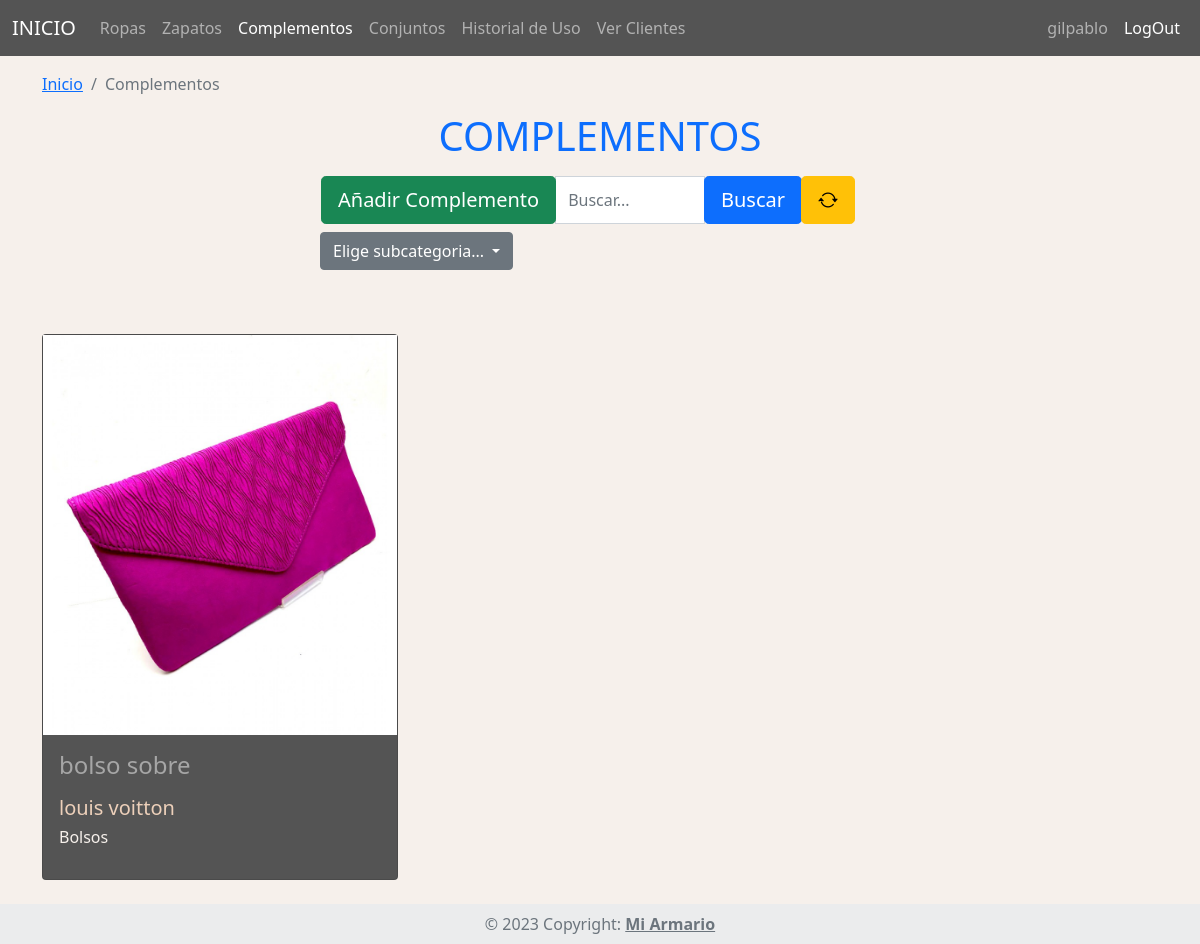
The page /miArmario/complemento (signed in) on the database its author committed.
### tables this page shows
CREATE TABLE `prenda` (
  `id` int(11) NOT NULL,
  `nombre` varchar(100) NOT NULL,
  `descripcion` varchar(500) DEFAULT NULL,
  `talla` varchar(10) NOT NULL,
  `color` varchar(30) NOT NULL,
  `marca` varchar(30) NOT NULL,
  `imagen` varchar(100) NOT NULL,
  `fecha_insercion` date DEFAULT NULL,
  `id_subcategoria` int(11) NOT NULL,
  `id_usuario` int(11) NOT NULL
);

CREATE TABLE `subcategoria` (
  `id` int(11) NOT NULL,
  `nombre` varchar(50) NOT NULL,
  `id_categoria` int(11) NOT NULL
);

### miArmario/App/librerias/Core.php (called while the page is built, shortened)
<?php
class Core{
    protected $metodoActual = 'index';
    public function __construct(){
        $url = $this->getUrl();
        if(isset($url[0])){
			if(file_exists('../App/controladores/'.ucwords($url[0]).'.php')){
				unset($url[0]);
			}
		}
		$this->controladorActual = new $this->controladorActual;
		$this->parametros = $url ? array_values($url) : [];
		call_user_func_array([$this->controladorActual,$this->metodoActual], $this->parametros);
    }
    public function getUrl(){
        if(isset($_GET['url'])){
            $url = ltrim($_GET['url'],'/');
            $url = filter_var($url,FILTER_SANITIZE_URL);
            $url = explode('/',$url);
            return $url;
        }
    }
}

### miArmario/public/index.php (called while the page is built, shortened)
<?php
$iniciar = new Core;

### miArmario/App/librerias/Base.php (called while the page is built, shortened)
<?php
    class Base {
        private $host = DB_HOST;
        private $usuario = DB_USUARIO;
        private $password = DB_PASSWORD;
        private $nombre_base = DB_NOMBRE;
        private $charset = 'utf8mb4';
        private $dbh;
        private $stmt;
        public function __construct(){
            $dsn = "mysql:host=$this->host;dbname=$this->nombre_base;charset=$this->charset";
            $opciones = array(
                PDO::ATTR_PERSISTENT => true,
                PDO::ATTR_ERRMODE => PDO::ERRMODE_EXCEPTION
            );
            try {
                $this->dbh = new PDO($dsn, $this->usuario, $this->password, $opciones);
            } catch (PDOException $e) {
                $this->error = $e->getMessage();
                echo $this->error;
            }
        }
        public function query($sql){
            $this->stmt = $this->dbh->prepare($sql);
        }
        public function bind($parametro,$valor,$tipo = null){
            if (is_null($tipo)) {
                switch (true) {
                    case is_int($valor):
                        $tipo = PDO::PARAM_INT;
                        break;
                }
            }
            $this->stmt->bindValue($parametro,$valor,$tipo);
        }
        public function execute(){
            return $this->stmt->execute();
        }
        public function registros(){
            $this->execute();
            return $this->stmt->fetchAll(PDO::FETCH_OBJ);
        }
    }

### miArmario/App/modelos/ComplementoModelo.php (called while the page is built, shortened)
<?php
class ComplementoModelo {
    private $db;
    public function __construct(){
        $this->db = new Base;
    }
    public function getComplementos($id_usuario){
        $this->db->query("SELECT P.* FROM prenda P
                            INNER JOIN subcategoria S ON P.id_subcategoria = S.id
                                INNER JOIN categoria C ON S.id_categoria = C.id
                                    WHERE P.id_usuario = :id_usuario_co AND C.nombre = 'complementos';");
        $this->db->bind(':id_usuario_co',$id_usuario);
        return $this->db->registros();
    }
    public function getSubcategoriaComplementos(){
        $this->db->query("SELECT * FROM subcategoria
                            WHERE id_categoria  = 3;");
        return $this->db->registros();
    }
    public function getTemporadas(){
        $this->db->query("SELECT * FROM temporada;");
        return $this->db->registros();
    }
}

### miArmario/App/vistas/complementos/index.php (the view, shortened to what this page needs)
<?php require_once RUTA_APP.'/vistas/inc/header.php' ?>
<div class="container">
    <nav aria-label="breadcrumb">
        <ol class="breadcrumb">
            <li class="breadcrumb-item"><a href="<?php echo RUTA_URL ?>">Inicio</a></li>
            <li class="breadcrumb-item active" aria-current="page">Complementos</li>
        </ol>
    </nav>
    <div class="row">
        <div class="col-12">
            <h1 class="mb-3 text-primary text-center">COMPLEMENTOS</h1>
        </div>
        <div class="row justify-content-center">
            <div class="col-lg-6">
                <form class="input-group" method="GET" action="">
                    <div class="input-group pb-2">
                        <div class="input-group-prepend">
                            <button class="btn btn-success btn-lg" type="button" data-bs-toggle="modal" data-bs-target="#addComplemento">Añadir Complemento</button>
                        </div>
                        <input type="text" class="form-control" id="busqueda" name="busqueda" placeholder="Buscar...">
                        <div class="input-group-append">
                            <button class="btn btn-primary btn-lg" type="submit" >Buscar</button>
                        </div>
                        <div class="input-group-append">
                            <a href="<?php echo RUTA_URL ?>/complemento" class="btn btn-warning btn-lg" ><i class="bi bi-arrow-repeat"></i></a>
                        </div>
                    </div>
                    <div class="form-group">
                        <div class="dropdown">
                            <button class="btn btn-secondary dropdown-toggle" type="button" id="dropSubcat" data-toggle="dropdown" aria-haspopup="true" aria-expanded="false">
                                Elige subcategoria...
                            </button>
                        </div>
                    </div>
                </form>
            </div>
        </div>
        <?php
        $totalElementos = count($datos['complementosPrenda']);
        $elementosPorPagina = 9;
        $paginaActual = isset($_GET['pagina']) ? $_GET['pagina'] : 1;
        $indiceInicial = ($paginaActual - 1) * $elementosPorPagina;
        $indiceFinal = $indiceInicial + $elementosPorPagina - 1;
        for ($i = $indiceInicial; $i <= $indiceFinal && $i < $totalElementos; $i++) {
            $complementosPrenda = $datos['complementosPrenda'][$i]; ?>
            <div class="col-12 col-md-6 col-lg-4 pt-5">
                <a href="<?php echo RUTA_URL ?>/complemento/ver_complemento/<?php echo $complementosPrenda->id ?>" style="text-decoration: none;">
                    <div class="card my-3" style="background-color: #545454;">
                        <img id="imgPrendas" style="height: 400px;" src="<?php echo RUTA_URL?>/img_prendas/<?php echo $complementosPrenda->id.$complementosPrenda->imagen ?>.png" class="card-image-top" alt="thumbnail">
                        <div class="card-body">
                            <h4 class="card-title" style="color: #A6A6A6;"><?php echo $complementosPrenda->nombre ?></h4>
                            <p class="card-text">
                                <h5 style="color: #EDD0BA;"><?php echo $complementosPrenda->marca?></h5>
                                <?php foreach ($datos['complementosSubcategoria'] as $complementosSubcategoria) {
                                    if ($complementosPrenda->id_subcategoria == $complementosSubcategoria->id) {
                                        echo "<h6 style='color: #F6F0EB;'>".$complementosSubcategoria->nombre."</h6>";
                                    }
                                } ?>
                            </p>
                        </div>
                    </div>
                </a>
            </div>
        <?php } ?>
    </div>
</div>
<?php require_once RUTA_APP.'/vistas/inc/footer.php' ?>

### miArmario/public/css/estilos.css (style rules this page uses)
body { background-repeat: no-repeat; background-size: cover; }

### rows shown on the page
prenda: imagen (picture), nombre "bolso sobre", marca "louis voitton"
subcategoria: nombre "Bolsos"

### other values the page prints
$datos['usuarioSesion']->username "gilpablo"
